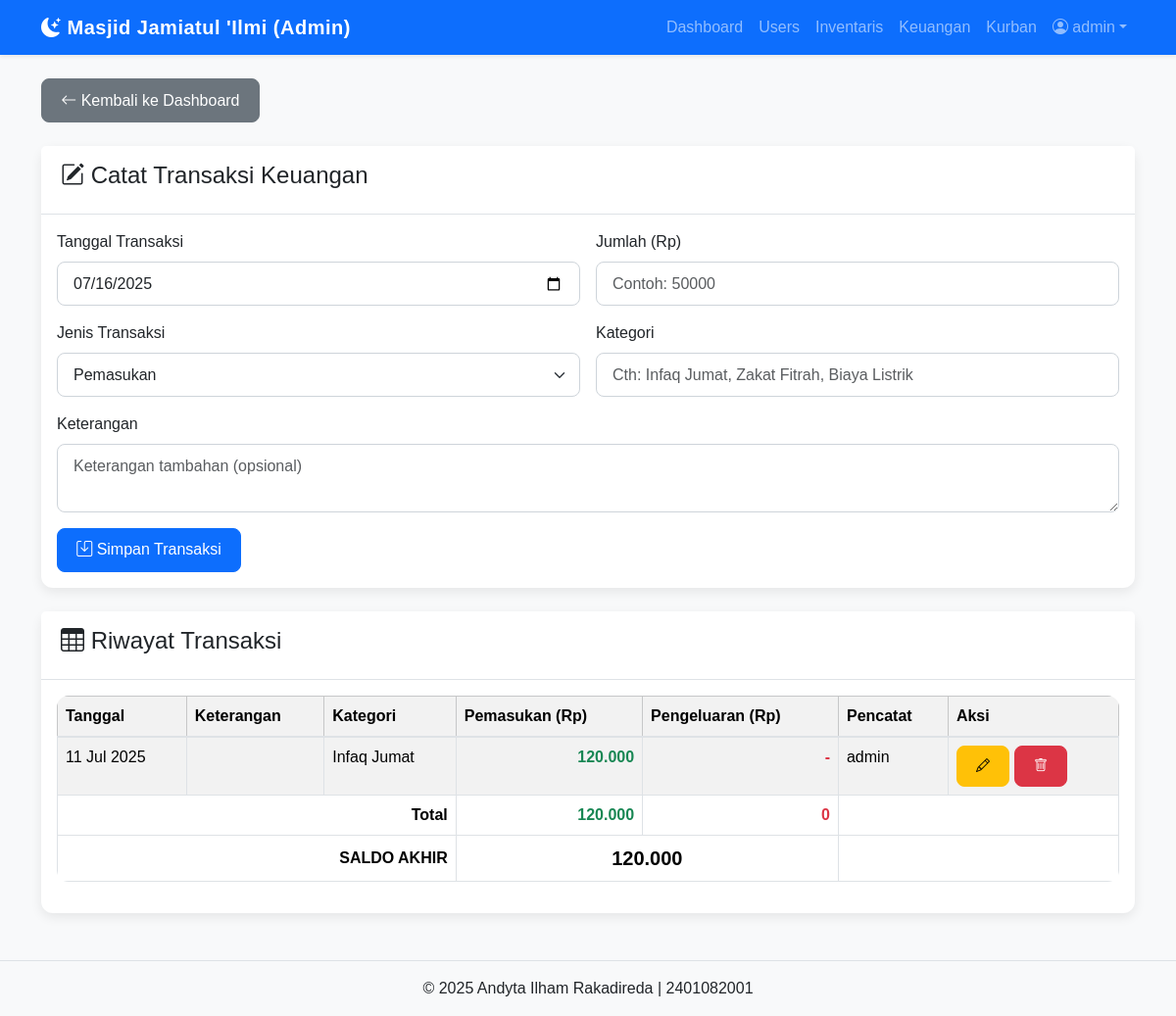
The app's page /admin/kelola_keuangan.php (signed in) with its own data.
### tables this page shows
CREATE TABLE `raka_keuangan` (
  `id_transaksi` int(11) NOT NULL,
  `id_pengurus_pencatat` int(11) DEFAULT NULL,
  `jenis_transaksi` enum('Pemasukan','Pengeluaran') NOT NULL,
  `kategori` varchar(100) NOT NULL,
  `keterangan` text DEFAULT NULL,
  `jumlah` decimal(15,2) NOT NULL,
  `tanggal_transaksi` date NOT NULL
);

CREATE TABLE `raka_pengurus` (
  `id_pengurus` int(11) NOT NULL,
  `id_user` int(11) NOT NULL,
  `nama_lengkap` varchar(100) NOT NULL,
  `jabatan` varchar(50) NOT NULL,
  `no_telepon` varchar(15) DEFAULT NULL,
  `alamat` text DEFAULT NULL,
  `status` enum('Aktif','Tidak Aktif') NOT NULL
);

### admin/kelola_keuangan.php (the view, shortened to what this page needs)
<?php
include_once('../includes/header_admin.php');
echo '<a href="dashboard.php" class="btn btn-secondary mb-4"><i class="bi bi-arrow-left"></i> Kembali ke Dashboard</a>';
$edit_data = null;
$transaksi = $conn->query("SELECT k.*, p.nama_lengkap as pencatat FROM raka_keuangan k JOIN raka_pengurus p ON k.id_pengurus_pencatat = p.id_pengurus ORDER BY k.tanggal_transaksi DESC");
$total_pemasukan = $conn->query("SELECT SUM(jumlah) FROM raka_keuangan WHERE jenis_transaksi = 'Pemasukan'")->fetch_row()[0] ?? 0;
$total_pengeluaran = $conn->query("SELECT SUM(jumlah) FROM raka_keuangan WHERE jenis_transaksi = 'Pengeluaran'")->fetch_row()[0] ?? 0;
$saldo_akhir = $total_pemasukan - $total_pengeluaran;
?>
<div class="card mb-4">
    <div class="card-header">
        <h4><i class="bi bi-pencil-square"></i> <?= $edit_data ? 'Edit' : 'Catat' ?> Transaksi Keuangan</h4>
    </div>
    <div class="card-body">
        <form method="POST">
            <div class="row g-3">
                <div class="col-md-6">
                    <label class="form-label">Tanggal Transaksi</label>
                    <input class="form-control" name="tanggal_transaksi" type="date" value="<?= $edit_data['tanggal_transaksi'] ?? date('Y-m-d') ?>" required>
                </div>
                 <div class="col-md-6">
                    <label class="form-label">Jumlah (Rp)</label>
                    <input class="form-control" name="jumlah" type="number" step="100" placeholder="Contoh: 50000" value="<?= $edit_data['jumlah'] ?? '' ?>" required>
                </div>
                <div class="col-md-6">
                    <label class="form-label">Jenis Transaksi</label>
                    <select class="form-select" name="jenis_transaksi" required>
                        <option value="Pemasukan" <?= ($edit_data['jenis_transaksi'] ?? '') == 'Pemasukan' ? 'selected' : '' ?>>Pemasukan</option>
                    </select>
                </div>
                 <div class="col-md-6">
                    <label class="form-label">Kategori</label>
                    <input class="form-control" name="kategori" placeholder="Cth: Infaq Jumat, Zakat Fitrah, Biaya Listrik" value="<?= $edit_data['kategori'] ?? '' ?>" required>
                </div>
                <div class="col-md-12">
                     <label class="form-label">Keterangan</label>
                    <textarea class="form-control" name="keterangan" placeholder="Keterangan tambahan (opsional)"><?= $edit_data['keterangan'] ?? '' ?></textarea>
                </div>
                <div class="col-12">
                    <button type="submit" class="btn btn-primary"><i class="bi bi-save"></i> <?= $edit_data ? 'Update Transaksi' : 'Simpan Transaksi' ?></button>
                </div>
            </div>
        </form>
    </div>
</div>
<div class="card">
    <div class="card-header"><h4><i class="bi bi-table"></i> Riwayat Transaksi</h4></div>
    <div class="card-body">
        <div class="table-responsive">
            <table class="table table-bordered table-striped">
                <thead class="table-light">
                    <tr><th>Tanggal</th><th>Keterangan</th><th>Kategori</th><th>Pemasukan (Rp)</th><th>Pengeluaran (Rp)</th><th>Pencatat</th><th>Aksi</th></tr>
                </thead>
                <tbody>
                <?php while ($row = $transaksi->fetch_assoc()): ?>
                <tr>
                    <td><?= date('d M Y', strtotime($row['tanggal_transaksi'])) ?></td>
                    <td><?= htmlspecialchars($row['keterangan']) ?></td>
                    <td><?= htmlspecialchars($row['kategori']) ?></td>
                    <td class="text-end text-success fw-bold"><?= $row['jenis_transaksi'] == 'Pemasukan' ? number_format($row['jumlah'], 0, ',', '.') : '-' ?></td>
                    <td class="text-end text-danger fw-bold"><?= $row['jenis_transaksi'] == 'Pengeluaran' ? number_format($row['jumlah'], 0, ',', '.') : '-' ?></td>
                    <td><?= htmlspecialchars($row['pencatat']) ?></td>
                    <td>
                        <a href="?edit=<?= $row['id_transaksi'] ?>" class="btn btn-warning btn-sm"><i class="bi bi-pencil"></i></a>
                        <a href="?delete=<?= $row['id_transaksi'] ?>" class="btn btn-danger btn-sm" onclick="return confirm('Yakin ingin menghapus transaksi ini?')"><i class="bi bi-trash"></i></a>
                    </td>
                </tr>
                <?php endwhile; ?>
                </tbody>
                <tfoot class="fw-bold">
                    <tr>
                        <td colspan="3" class="text-end">Total</td>
                        <td class="text-end text-success"><?= number_format($total_pemasukan, 0, ',', '.') ?></td>
                        <td class="text-end text-danger"><?= number_format($total_pengeluaran, 0, ',', '.') ?></td>
                        <td colspan="2"></td>
                    </tr>
                     <tr>
                        <td colspan="3" class="text-end">SALDO AKHIR</td>
                        <td colspan="2" class="text-center fs-5"><?= number_format($saldo_akhir, 0, ',', '.') ?></td>
                        <td colspan="2"></td>
                    </tr>
                </tfoot>
            </table>
        </div>
    </div>
</div>
<?php include_once('../includes/footer.php'); ?>

### css/style.css (style rules this page uses)
body { background-color: #f8f9fa; font-family: 'Poppins', sans-serif; }
.card { border: none; box-shadow: 0 4px 12px rgba(0, 0, 0, 0.08); border-radius: 0.75rem; transition: transform 0.2s ease-in-out, box-shadow 0.2s ease-in-out; }
.card-header { background-color: #ffffff; border-bottom: 1px solid #dee2e6; font-weight: 600; padding: 1rem 1.25rem; }
.btn { border-radius: 0.5rem; font-weight: 500; padding: 0.6rem 1.2rem; transition: background-color 0.2s; }
.btn-primary { background-color: #0d6efd; border-color: #0d6efd; }
.form-control, .form-select { border-radius: 0.5rem; padding: 0.6rem 1rem; border: 1px solid #ced4da; }
.table { border-radius: 0.75rem; overflow: hidden; }
.table thead th { background-color: #f2f2f2; border-bottom: 2px solid #dee2e6; }

### records on screen
raka_keuangan: tanggal_transaksi "11 Jul 2025", kategori "Infaq Jumat", jumlah "120.000", id_pengurus_pencatat.nama_lengkap "admin"

### other values on screen
$_SESSION['nama_lengkap'] "admin"
$total_pemasukan "120.000"
$total_pengeluaran "0"
$saldo_akhir "120.000"
